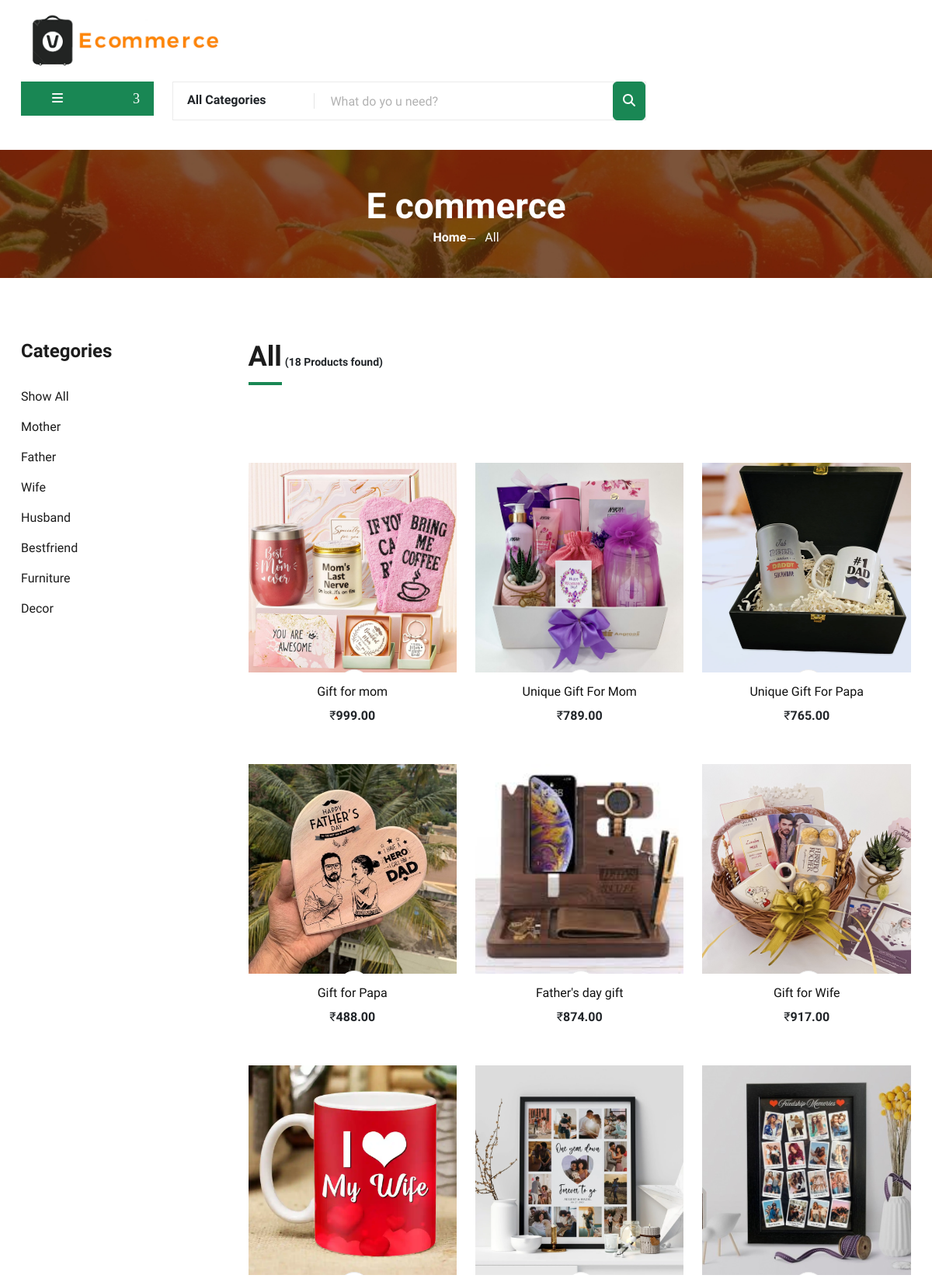
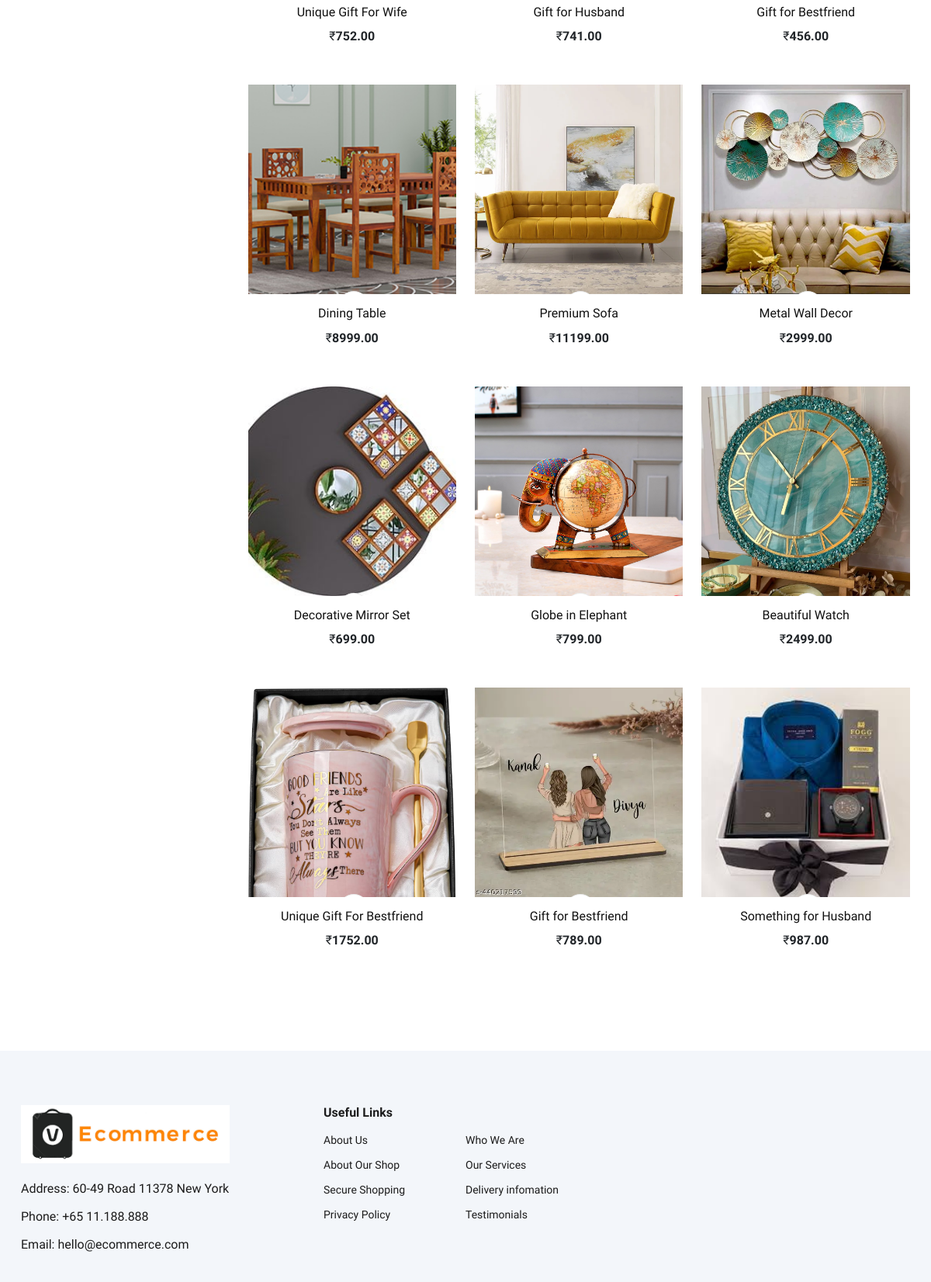
The app's page /category_products/ with its own data (2 pictures, top to bottom).
### core/models.py (models this page shows, shortened)
class Category(models.Model):
    cid = ShortUUIDField(unique=True, length=10, max_length=20,
                         prefix="cat", alphabet="abcdefghjklmnpqrstuvwxyx23456789")
    title = models.CharField(max_length=100)
    image = models.Imnull = models.ImageField(
        null=True, blank=True, upload_to='category')
    class Meta:
        verbose_name_plural = "Categories"

class Product(models.Model):
    vendor = models.ForeignKey(
        Vendor, on_delete=models.SET_NULL, null=True)
    category = models.ForeignKey(
        Category, on_delete=models.SET_NULL, null=True, related_name="product")
    tags = TaggableManager(blank=True)
    pid = ShortUUIDField(unique=True, length=10, max_length=20,
                         prefix="prd", alphabet="abcdefghjklmnpqrstuvwxyx23456789")
    title = models.CharField(max_length=100)
    image = models.ImageField(null=True, blank=True,
                              upload_to=user_directory_path)
    price = models.DecimalField(
        max_digits=12, decimal_places=2)
    old_price = models.DecimalField(
        max_digits=12, decimal_places=2, null=True, blank=True)
    description = models.TextField(
        null=True, blank=True)
    specifications = models.TextField(null=True, blank=True)
    manufacturer = models.CharField(null=True, blank=True, max_length=200)
    manufactured = models.DateField(null=True, blank=True)
    expiring = models.DateField(null=True, blank=True)
    warranty_period = models.CharField(max_length=100, null=True, blank=True)
    size = models.CharField(
        choices=SIZES, max_length=50, null=True, blank=True)
    return_options = models.CharField(
        choices=RETURN_OPTIONS, default="Not Available", max_length=30)
    assured = models.BooleanField(default=False)
    stock_quantity = models.IntegerField(null=True, blank=True)
    featured = models.BooleanField(default=False)
    product_status = models.CharField(
        choices=STATUS, max_length=15)
    sku = ShortUUIDField(unique=True, length=5,
                         prefix="sku", alphabet="123456789")
    date = models.DateTimeField(auto_now_add=True)
    updated = models.DateTimeField(null=True, blank=True)
    class Meta:
        verbose_name_plural = "Products"

### core/views.py (the view)
# urls.py: path("category_products/", views.category_products_view,
def category_products_view(request, cat_id=0):
    return render(request, "core/category_products.html", category_products_processor.processor(cat_id))

### core/processors/category_products_processor.py (called while the page is built)
def processor(cat_id):
    products = Product.objects.filter(
        product_status='Published',
        category_id=cat_id
    ) if cat_id else Product.objects.filter(
        product_status='Published'
    )
    category = "All" if cat_id == 0 else Category.objects.get(
        pk=cat_id).title
    categories = Category.objects.all()
    return {
        "products": products,
        "categories": categories,
        "categoryname": category,
    }

### core/templates/core/category_products.html (shortened to what this page needs)
{% extends 'core/base.html' %}
{% load static %}
{% block content %}
  <section class="breadcrumb-section set-bg" data-setbg="{% static 'core/img/breadcrumb.jpg' %}">
    <div class="container">
      <div class="row">
        <div class="col-lg-12 text-center">
          <div class="breadcrumb__text">
            <h2>E commerce</h2>
            <div class="breadcrumb__option">
              <a href="{% url 'home' %}">Home</a>
              <span>{{ categoryname }}</span>
            </div>
          </div>
        </div>
      </div>
    </div>
  </section>
  <section class="product spad">
    <div class="container">
      <div class="row">
        <div class="col-lg-3 col-md-5">
          <div class="sidebar">
            <div class="sidebar__item">
              <h4>Categories</h4>
              <ul>
                <li>
                  <a href="{% url 'all_category_products' %}">Show All</a>
                </li>
                {% for category in categories %}
                  <li>
                    <a href="{% url 'category_products' category.id %}">{{ category.title }}</a>
                  </li>
                {% endfor %}
              </ul>
            </div>
          </div>
        </div>
        <div class="col-lg-9 col-md-7">
          <div class="product__discount">
            <div class="section-title product__discount__title">
              <h2>{{ categoryname }}</h2>
              <small><b>({{ products.count }} Products found)</b></small>
            </div>
          </div>
          <div class="row">
            {% for product in products %}
              <div class="col-lg-4 col-md-6 col-sm-6">
                <div class="product__item">
                  <div class="product__item__pic set-bg" data-setbg="{{ product.image.url }}">
                    <ul class="product__item__pic__hover">
                      <li>
                        <button class="btn button-add-to-cart" data-index="{{ product.id }}"><a></a></button>
                      </li>
                    </ul>
                  </div>
                  <div class="product__item__text">
                    <a href="{% url 'product' product.id %}">
                      <h6>{{ product.title }}</h6>
                      <span class="text-dark">₹</span><span class="product-price-{{ product.id }} text-dark"><b>{{ product.price }}</b></span>
                    </a>
                  </div>
                </div>
              </div>
            {% endfor %}
          </div>
        </div>
      </div>
    </div>
  </section>
{% endblock %}

### core/static/core/css/style.css (style rules this page uses)
html, body { height: 100%; font-family: "Cairo", sans-serif; -webkit-font-smoothing: antialiased; font-smoothing: antialiased; }
h1, h2, h3, h4, h5, h6 { margin: 0; color: #111111; font-weight: 400; font-family: "Cairo", sans-serif; }
h2 { font-size: 36px; }
h4 { font-size: 24px; }
h6 { font-size: 16px; }
a { text-decoration: none; }
.button-add-to-cart { padding: 13px; }
ul, ol { padding: 0; margin: 0; }
.section-title { margin-bottom: 50px; text-align: center; }
.section-title h2 { color: #1c1c1c; font-weight: 700; position: relative; }
.section-title h2:after { position: absolute; left: 0; bottom: -15px; right: 0; height: 4px; width: 80px; background: #198754; content: ""; margin: 0 auto; }
.set-bg { background-repeat: no-repeat; background-size: cover; background-position: top center; }
.spad { padding-top: 100px; padding-bottom: 100px; }
.breadcrumb-section { display: flex; align-items: center; padding: 45px 0 40px; }
.breadcrumb__text h2 { font-size: 46px; color: #ffffff; font-weight: 700; }
.breadcrumb__option a { display: inline-block; font-size: 16px; color: #ffffff; font-weight: 700; margin-right: 20px; position: relative; }
.breadcrumb__option a:after { position: absolute; right: -12px; top: 13px; height: 1px; width: 10px; background: #ffffff; content: ""; }
.breadcrumb__option span { display: inline-block; font-size: 16px; color: #ffffff; }
.sidebar__item { margin-bottom: 35px; }
.sidebar__item h4 { color: #1c1c1c; font-weight: 700; margin-bottom: 25px; }
.sidebar__item ul li { list-style: none; }
.sidebar__item ul li a { font-size: 16px; color: #1c1c1c; line-height: 39px; display: block; }
.product { padding-top: 80px; padding-bottom: 80px; }
.product__discount { padding-bottom: 50px; }
.product__discount__title { text-align: left; margin-bottom: 65px; }
.product__discount__title h2 { display: inline-block; }
.product__discount__title h2:after { margin: 0; width: 100%; }
.product__item__pic__hover { position: absolute; left: 0; bottom: -50px; width: 100%; text-align: center; -webkit-transition: all, 0.5s; -moz-transition: all, 0.5s; -ms-transition: all, 0.5s; -o-transition: all, 0.5s; transition: all, 0.5s; }
.product__item__pic__hover li { list-style: none; display: inline-block; margin-right: 6px; }
.product__item__pic__hover li a { font-size: 16px; color: #1c1c1c; height: 40px; width: 40px; line-height: 40px; text-align: center; border: 1px solid #ebebeb; background: #ffffff; display: block; border-radius: 50%; -webkit-transition: all, 0.5s; -moz-transition: all, 0.5s; -ms-transition: all, 0.5s; -o-transition: all, 0.5s; transition: all, 0.5s; }
.product__item { margin-bottom: 50px; }
.product__item__pic { height: 270px; position: relative; overflow: hidden; }
.product__item__text { text-align: center; padding-top: 15px; }
.product__item__text h6 { margin-bottom: 10px; }
@media only screen and (min-width: 1200px) { .container { max-width: 1170px; } }

### records on screen
Category: title "Mother"
Category: title "Father"
Category: title "Wife"
Category: title "Husband"
Category: title "Bestfriend"
Category: title "Furniture"
Category: title "Decor"
Product: shows a picture, title "Gift for mom", price "999.00"
Product: shows a picture, title "Unique Gift For Mom", price "789.00"
Product: shows a picture, title "Unique Gift For Papa", price "765.00"
Product: shows a picture, title "Gift for Papa", price "488.00"
Product: shows a picture, title "Father's day gift", price "874.00"
Product: shows a picture, title "Gift for Wife", price "917.00"
Product: shows a picture, title "Unique Gift For Wife", price "752.00"
Product: shows a picture, title "Gift for Husband", price "741.00"
Product: shows a picture, title "Gift for Bestfriend", price "456.00"
Product: shows a picture, title "Dining Table", price "8999.00"
Product: shows a picture, title "Premium Sofa", price "11199.00"
Product: shows a picture, title "Metal Wall Decor", price "2999.00"
Product: shows a picture, title "Decorative Mirror Set", price "699.00"
Product: shows a picture, title "Globe in Elephant", price "799.00"
Product: shows a picture, title "Beautiful Watch", price "2499.00"
Product: shows a picture, title "Unique Gift For Bestfriend", price "1752.00"
Product: shows a picture, title "Gift for Bestfriend", price "789.00"
Product: shows a picture, title "Something for Husband", price "987.00"

### other values on screen
{{ categoryname }} "All"
{{ products.count }} "18"
